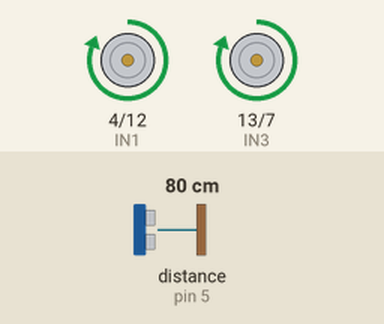
This sketch was run on a simulated Arduino Uno, built with avr-gcc and run on an emulated ATmega328P. On the bench: motor-driver pin pairs drawn as motors (green arrow = first pin HIGH = forward, orange = second pin HIGH = backward, longer = more drive, scaled by the enable pin). The inputs (shaded band) are chosen by the test bench; at power-on: distance to the obstacle (sensor on pin 5) 80 cm. The echo pulse lasts 58.3 µs per cm.

Above: at 1.2 s.
1.3 s: distance to the obstacle (sensor on pin 5) set to 18 cm
2.8 s: distance to the obstacle (sensor on pin 5) set to 14 cm
At 3.4 s:
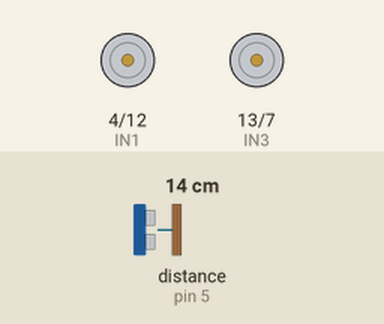
4.3 s: distance to the obstacle (sensor on pin 5) set to 12 cm
At 5.5 s:
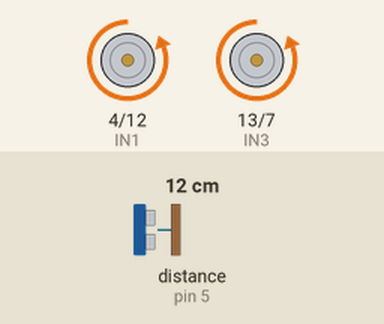
5.8 s: distance to the obstacle (sensor on pin 5) set to 35 cm
At 6.3 s:
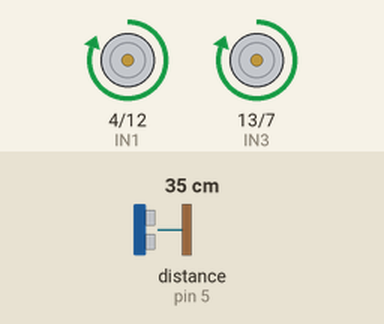
7.3 s: distance to the obstacle (sensor on pin 5) set to 2 cm
At 8.4 s:
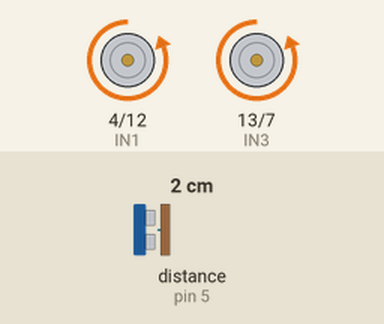
Timing chart, 0 to 9.8 s (numbered marks = the images above; inputs shaded):
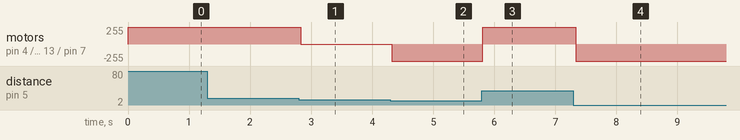

The sketch:

carro_servomec_com_if.ino
```cpp
 #include <Ultrasonic.h>

//Definicoes pinos Arduino ligados a entrada da Ponte H
int IN1 = 4;
int IN2 = 12;
int IN3 = 13;
int IN4 = 7;

int Enable1 = 10;
int Enable2 = 9;

// definicoes do sensor
const int echoPin1 = 5;
const int echoPin2 = 0;
const int trigPin = 6;

Ultrasonic ultrasonic(trigPin, echoPin1); //INICIALIZANDO OS PINOS DO ARDUINO

int distancia;

//definicoes do controlador

float valor_ref = 15.0;
float faixa_erro, erro;
int KP = 3;
int KI = 2;
float last_time = 0;
float controleI=0;
int andar_frente;


void setup()
{
  //Define os pinos como saida da ponte H
 pinMode(IN1, OUTPUT);
 pinMode(IN2, OUTPUT);
 pinMode(IN3, OUTPUT);
 pinMode(IN4, OUTPUT);

pinMode(Enable1, OUTPUT);
pinMode(Enable2, OUTPUT);

faixa_erro = valor_ref * 0.1;
// definicoes dos pinos do sensor
//pinMode(echoPin1, INPUT); //DEFINE O PINO COMO ENTRADA (RECEBE)
//pinMode(trigPin, OUTPUT); //DEFINE O PINO COMO SAIDA (ENVIA)
Serial.begin(9600); //INICIALIZA A PORTA SERIAL

}

void loop()
{

  int controle;
  int distancia_medida;
  distancia_medida = ultrasonic.read();
  // 15 - 13
  erro = valor_ref - distancia_medida;
  if (abs(erro) > faixa_erro){
    if (erro < 0){
      andar_frente = 1;
      sentido(andar_frente);
    }else{
      andar_frente = 0;
      sentido(andar_frente);
    }
  }else{
    digitalWrite(Enable1, LOW);
    digitalWrite(Enable2, LOW);
  }

  delay(50);
}


void sentido(int andar_frente){
  if (andar_frente == 1){
    //Gira o Motor A no sentido horario
    digitalWrite(IN1, HIGH);
    digitalWrite(IN2, LOW);

    //Gira o Motor B no sentido horario
    digitalWrite(IN3, HIGH);
    digitalWrite(IN4, LOW);

    digitalWrite(Enable1, HIGH);
    digitalWrite(Enable2, HIGH);

  }else{
    //Gira o Motor A no sentido anti-horario
    digitalWrite(IN1, LOW);
    digitalWrite(IN2, HIGH);

    //Gira o Motor B no sentido anti-horario
    digitalWrite(IN3, LOW);
    digitalWrite(IN4, HIGH);

    digitalWrite(Enable1, HIGH);
    digitalWrite(Enable2, HIGH);
  }
}

//MÉTODO RESPONSÁVEL POR CALCULAR A DISTÂNCIA
int calc_distance(){
  int distance;
  distance = ultrasonic.read();
  return distancia;
 }
```

Measured:
- the behaviour switches between 17 and 16 cm on distance to the obstacle (sensor on pin 5) (found by bisection; images 0 and 1)
- the behaviour switches between 14 and 13 cm on distance to the obstacle (sensor on pin 5) (found by bisection; images 1 and 2)
- after the input at 1.3 s, every drawn part: stays the same
- after the input at 2.8 s, motor on pin 4 (IN1) / pin 12 (IN2), motor on pin 13 (IN3) / pin 7 (IN4): forward 255/255 → stopped at once
- after the input at 4.3 s, motor on pin 4 (IN1) / pin 12 (IN2), motor on pin 13 (IN3) / pin 7 (IN4): stopped → backward 255/255 at once
- after the input at 5.8 s, motor on pin 4 (IN1) / pin 12 (IN2), motor on pin 13 (IN3) / pin 7 (IN4): backward 255/255 → forward 255/255 at once
- after the input at 7.3 s, motor on pin 4 (IN1) / pin 12 (IN2), motor on pin 13 (IN3) / pin 7 (IN4): forward 255/255 → backward 255/255 at once
